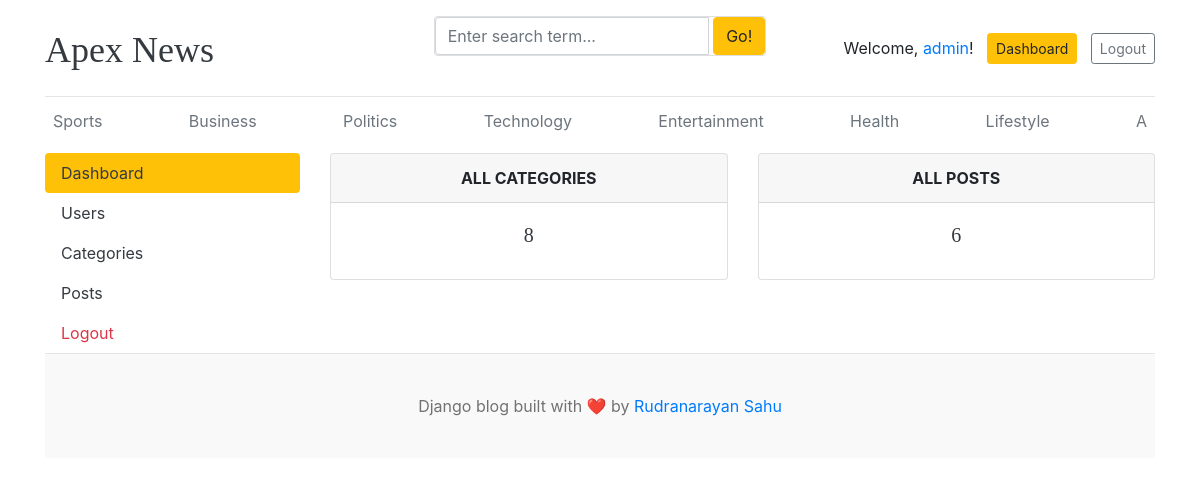
The app's page /dashboard/ (signed in), older data.
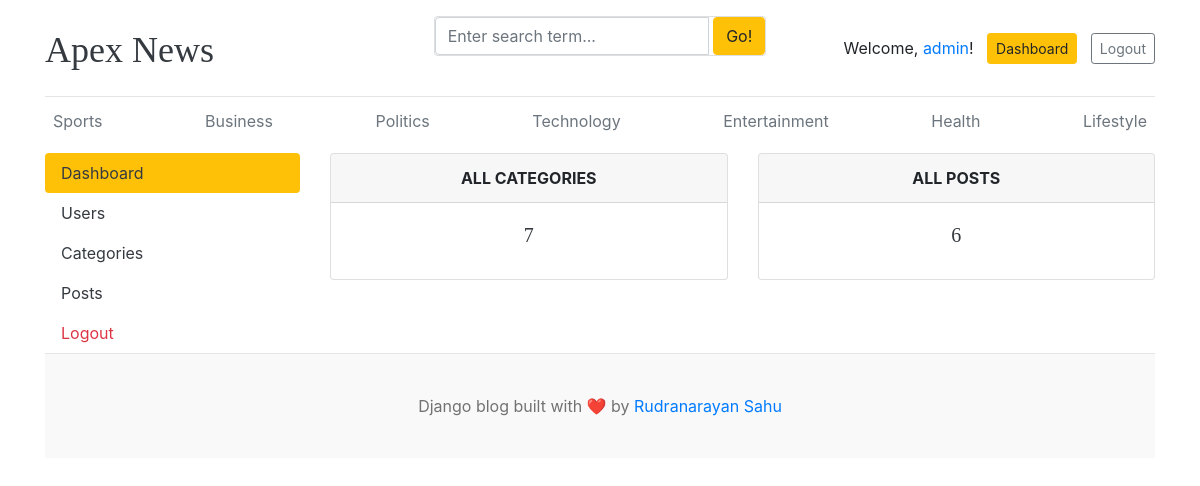
The same page, newer data.
### blogs/models.py (models this page shows, shortened)
class Category(models.Model):
    category_name = models.CharField(max_length=50, unique=True)
    created_at = models.DateTimeField(auto_now_add=True)
    updated_at = models.DateTimeField(auto_now=True)
    class Meta:
        verbose_name = "Category"
        verbose_name_plural = "Categories"

### dashboards/views.py (the view)
# urls.py: path('dashboard/', include('dashboards.urls')),
@login_required(login_url='login')
def dashboard(request):
    category_count = Category.objects.all().count()
    blogs_count = Blog.objects.all().count()
    context = {
        'category_count': category_count,
        'blogs_count': blogs_count,
    }
    return render(request, 'dashboard/dashboard.html', context)

### blogs/context_processors.py (called while the page is built)
def get_categories(request):
    from blogs.models import Category
    categories = Category.objects.all()
    return {'categories': categories}

def get_social_links(request):
    social_links = SocialLinks.objects.all()
    return {'social_links': social_links}

### templates/dashboard/dashboard.html
{% extends 'base.html' %}
{% block content %}
<div class="row">
    {% include 'dashboard/sidebar.html' %}
    <div class="col-md-9">
        <div class="row">
            <div class="col">
                <div class="card border-default mb-3">
                    <div class="card-header text-center text-uppercase font-weight-bold">All Categories</div>
                    <div class="card-body text-dark">
                        <h5 class="card-title text-center">{{ category_count }}</h5>
                    </div>
                </div>
            </div>
            <div class="col">
                <div class="card border-default mb-3">
                    <div class="card-header text-center text-uppercase font-weight-bold">All posts</div>
                    <div class="card-body text-dark">
                        <h5 class="card-title text-center">{{ blogs_count }}</h5>
                    </div>
                </div>
            </div>
        </div>
    </div>
</div>
{% endblock %}

### templates/base.html (shortened to what this page needs)
{% load static %}
<!DOCTYPE html>
<html lang="en">
<head>
    <link href="https://getbootstrap.com/docs/4.0/dist/css/bootstrap.min.css" rel="stylesheet" />
    <link rel="stylesheet" href="https://cdnjs.cloudflare.com/ajax/libs/font-awesome/4.7.0/css/font-awesome.min.css">
    <link href="{% static 'css/blog.css' %}" rel="stylesheet" />
</head>
<body>
    <div class="container">
        <header class="blog-header py-3">
            <div class="row flex-nowrap justify-content-between align-items-center">
                <div class="col-4 pt-1">
                    <a class="blog-header-logo text-dark" href="/">Apex News</a>
                </div>
                <div class="card mb-4">
                        <form action ="{% url 'search_blogs' %}" method="GET">
                            <div class="input-group">
                                <input class="form-control" type="text" name="keyword" value="{{ keyword }}" placeholder="Enter search term..." aria-label="Enter search term..." aria-describedby="button-search" /> &nbsp;
                                <button type="submit" class="btn btn-warning" id="button-search" type="button">Go!</button>
                            </div>
                        </form>
                </div>
                <div class="col-4 d-flex justify-content-end align-items-center">
                    {% if not user.is_authenticated %}
                    <a class="btn btn-sm btn-warning" href="{% url 'login' %}">Login</a> &nbsp;
                    <a class="btn btn-sm btn-outline-secondary" href="{% url 'register' %}">Register</a>
                    {% else %}
                    <span>Welcome, <span class="text-primary">{{ user.username }}</span>!</span> &nbsp; &nbsp;
                    <a class="btn btn-sm btn-warning" href="{% url 'dashboard' %}">Dashboard</a>&nbsp; &nbsp;
                    <a class="btn btn-sm btn-outline-secondary" href="{% url 'logout' %}" onclick="return confirm('Are you sure you want to logout?');">Logout</a>
                    {% endif %}
                </div>
            </div>
        </header>
        <div class="nav-scroller py-1 mb-2">
            <nav class="nav d-flex justify-content-between">
                {% for category in categories %}
                <a class="p-2 text-muted" href="{% url 'posts_by_category' category.id %}">{{ category.category_name }}</a>
                {% endfor %}
            </nav>
        </div>
    {% block content %}
    {% endblock %}
    <footer class="blog-footer">
        <p>Django blog built with ❤️ by <a href="#">Rudranarayan Sahu</a></p>
    </footer>
</body>
</html>

Row changes from the older to the newer data that the page shows:
removed Category: category_name "A"
Text that changed along with them:
{{ category_count }}: "8" → "7"
